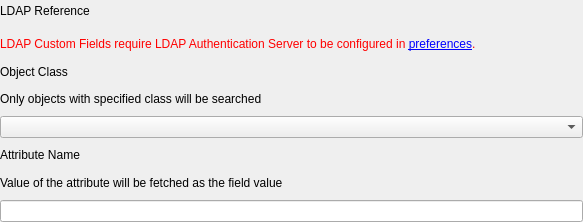
<?xml version="1.0" encoding="UTF-8"?>
<ui version="4.0">
 <class>CustomFieldLdapWidget</class>
 <widget class="QWidget" name="CustomFieldLdapWidget">
  <property name="geometry">
   <rect>
    <x>0</x>
    <y>0</y>
    <width>583</width>
    <height>222</height>
   </rect>
  </property>
  <property name="windowTitle">
   <string>Form</string>
  </property>
  <layout class="QVBoxLayout" name="verticalLayout">
   <property name="spacing">
    <number>6</number>
   </property>
   <property name="leftMargin">
    <number>0</number>
   </property>
   <property name="topMargin">
    <number>0</number>
   </property>
   <property name="rightMargin">
    <number>0</number>
   </property>
   <property name="bottomMargin">
    <number>0</number>
   </property>
   <item>
    <widget class="QLabel" name="lSectionScript">
     <property name="text">
      <string>LDAP Reference</string>
     </property>
    </widget>
   </item>
   <item>
    <spacer name="verticalSpacer">
     <property name="orientation">
      <enum>Qt::Vertical</enum>
     </property>
     <property name="sizeType">
      <enum>QSizePolicy::Preferred</enum>
     </property>
     <property name="sizeHint" stdset="0">
      <size>
       <width>20</width>
       <height>5</height>
      </size>
     </property>
    </spacer>
   </item>
   <item>
    <widget class="QLabel" name="labelWarningLdapNotConfigured">
     <property name="palette">
      <palette>
       <active>
        <colorrole role="WindowText">
         <brush brushstyle="SolidPattern">
          <color alpha="255">
           <red>255</red>
           <green>0</green>
           <blue>0</blue>
          </color>
         </brush>
        </colorrole>
        <colorrole role="Text">
         <brush brushstyle="SolidPattern">
          <color alpha="255">
           <red>255</red>
           <green>0</green>
           <blue>0</blue>
          </color>
         </brush>
        </colorrole>
       </active>
       <inactive>
        <colorrole role="WindowText">
         <brush brushstyle="SolidPattern">
          <color alpha="255">
           <red>255</red>
           <green>0</green>
           <blue>0</blue>
          </color>
         </brush>
        </colorrole>
        <colorrole role="Text">
         <brush brushstyle="SolidPattern">
          <color alpha="255">
           <red>255</red>
           <green>0</green>
           <blue>0</blue>
          </color>
         </brush>
        </colorrole>
       </inactive>
       <disabled>
        <colorrole role="WindowText">
         <brush brushstyle="SolidPattern">
          <color alpha="255">
           <red>127</red>
           <green>127</green>
           <blue>127</blue>
          </color>
         </brush>
        </colorrole>
        <colorrole role="Text">
         <brush brushstyle="SolidPattern">
          <color alpha="255">
           <red>127</red>
           <green>127</green>
           <blue>127</blue>
          </color>
         </brush>
        </colorrole>
       </disabled>
      </palette>
     </property>
     <property name="text">
      <string>&lt;html&gt;&lt;head/&gt;&lt;body&gt;&lt;p&gt;LDAP Custom Fields require LDAP Authentication Server to be configured in &lt;a href=&quot;#&quot;&gt;&lt;span style=&quot; text-decoration: underline; color:#0000ff;&quot;&gt;preferences&lt;/span&gt;&lt;/a&gt;.&lt;/p&gt;&lt;/body&gt;&lt;/html&gt;</string>
     </property>
     <property name="textFormat">
      <enum>Qt::RichText</enum>
     </property>
     <property name="alignment">
      <set>Qt::AlignLeading|Qt::AlignLeft|Qt::AlignVCenter</set>
     </property>
     <property name="wordWrap">
      <bool>true</bool>
     </property>
    </widget>
   </item>
   <item>
    <widget class="QLabel" name="label">
     <property name="text">
      <string>Object Class</string>
     </property>
     <property name="alignment">
      <set>Qt::AlignLeading|Qt::AlignLeft|Qt::AlignVCenter</set>
     </property>
    </widget>
   </item>
   <item>
    <widget class="QLabel" name="lTipObjectClass">
     <property name="text">
      <string>Only objects with specified class will be searched</string>
     </property>
    </widget>
   </item>
   <item>
    <widget class="QComboBox" name="comboBoxObjectClass"/>
   </item>
   <item>
    <widget class="QLabel" name="label_2">
     <property name="text">
      <string>Attribute Name</string>
     </property>
     <property name="alignment">
      <set>Qt::AlignLeading|Qt::AlignLeft|Qt::AlignVCenter</set>
     </property>
    </widget>
   </item>
   <item>
    <widget class="QLabel" name="lTipAttributeName">
     <property name="text">
      <string>Value of the attribute will be fetched as the field value</string>
     </property>
    </widget>
   </item>
   <item>
    <widget class="QLineEdit" name="lineEditAttributeName"/>
   </item>
  </layout>
 </widget>
 <tabstops>
  <tabstop>comboBoxObjectClass</tabstop>
  <tabstop>lineEditAttributeName</tabstop>
 </tabstops>
 <resources/>
 <connections/>
</ui>
